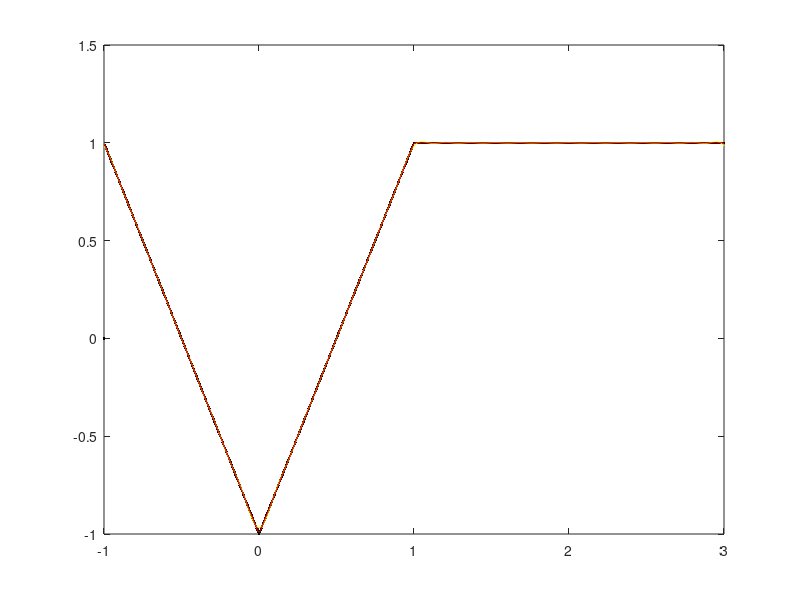
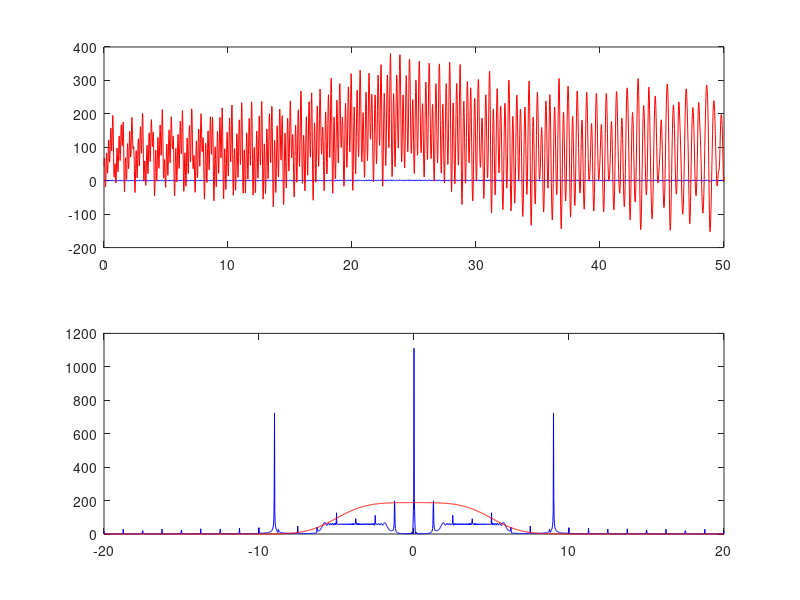
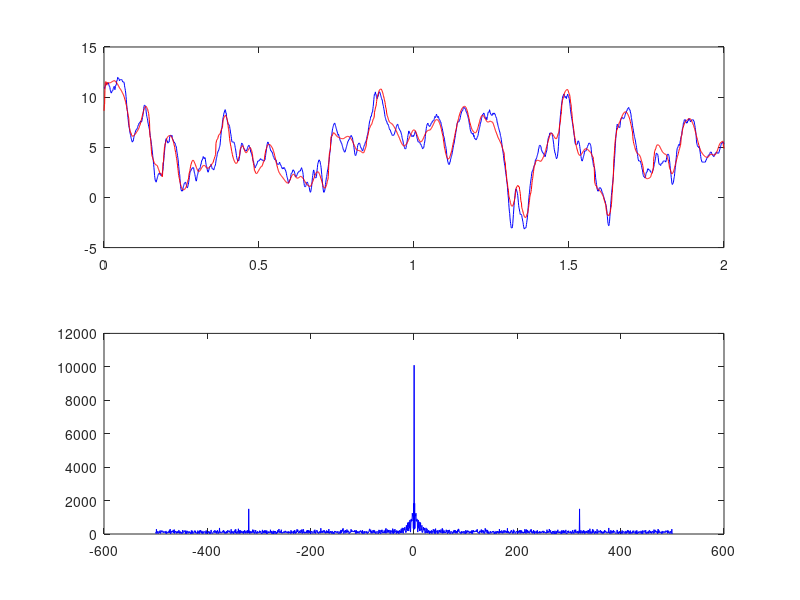

MATLAB code to generate these figures, in order:
%% zad 1
close all; clc; clear;

Fs=200;
t=-1:1/Fs:3;

x=-(2*(1-abs(t))-1).*(abs(t)<1)+1.0*(t>=1);

a0=2/4;
FX=a0*ones(size(t));

for n=1:80
   %funkcja nie jest ani parzysta ani nieparzysta
   an=1/2*((4*pi*n*sin((pi*n)/2)+16*cos((pi*n)/2)-16)/(pi^2*n^2)+(2*(sin((3*pi*n)/2)-sin((pi*n)/2)))/(pi*n));
   bn=1/2*(-(2*(cos((3*pi*n)/2)-cos((pi*n)/2)))/(pi*n));
   
   FX=FX+an*cos(n*pi*t/2)+bn*sin(n*pi*t/2);
   
   if n==25
       FX25=FX;
   end
   
end

plot(t,x,'.k',t,FX25,'y',t,FX,'r');

%% zad 2
close all; clc; clear;

Fs=40;
t=0:1/Fs:50;

xa=sqrt(3)/2*sin(2*pi*t.*(-3.5/80*t+6));
xb=0.6*(1-abs(t-24)/10).*(abs(t-24)<10);
xc=(0.3/40*t+0.6).*sin(2*pi*t*9);
xd=0.9*mod(t,0.8)/0.8;

%szum impulsowy
x1=0.85*exp(-(t.^2)/(2*0.02^2));
%trojkat
x2=0.5*(1-abs(t-0.4)/0.2).*(abs(t-0.4)<0.2);

xe=conv(x1,x2,'same');

x=xa+xb+xc+xd+xe;

FT=fftshift(fft(x));
WA=abs(FT);
f=linspace(-Fs/2,Fs/2,length(t));

LP=1.0*(abs(f)<=5);
f0=1.5;
GaussS=exp(-f.^2/(2*f0^2));
Gauss=conv(LP,GaussS,'same');
x_n=ifft(ifftshift(Gauss.*FT));

figure;
subplot(211),plot(t,x,'b',t,x_n,'r');
subplot(212),plot(f,WA,'b',f,Gauss,'r');

figure;
subplot(221),plot(t,xa);
subplot(222),plot(t,xb);
subplot(223),plot(t,xc);
subplot(224),plot(t,xd);

%% zad 3
close all;clc;clear;
a=load('szum_108.txt');
%niezaszumiony
x=a(:,1)';
%zaszumiony
xs=a(:,2)';
Fs=1000;
t=linspace(0,length(x)/Fs,length(x));

ocena=@(x,y) sqrt((1/length(t)*sum((x(:)-y(:)).^2)));
blad=zeros(30,4);

for k=1:30
    N=2*k+1;
    
    x1=conv(xs,ones(1,N)/N, 'same');
    
    N2=floor(N/2);
    LP=exp(-(-N2:N2).^2/(2*(N2/4).^2));
    LP=LP/sum(LP(:));
    x2=conv(xs,LP,'same');
    
    x3=medfilt1(xs,N);
    
    x4=wiener2(xs,[1,N]);
    
    %połączenia różnych filtrów dla lepszego wyniku
    x5=wiener2(medfilt1(wiener2(xs,[1,N]),N),[1,N]);
    x6=wiener2(wiener2(medfilt1(xs,N),[1,N]),[1,N]);
    x7=medfilt1(medfilt1(medfilt1(xs,N),N),N);

    blad(k,1)=ocena(x,x3);
    blad(k,2)=ocena(x,x4);
    blad(k,3)=ocena(x,x5);
    blad(k,4)=ocena(x,x7);
end

%plot(blad);
%legend;

%wychodzi na to że najlepszy jest:
%wiener2(medfilt1(wiener2(y,[1,N]),N),[1,N]) dla k=8

N=2*8+1;
W=wiener2(medfilt1(wiener2(xs,[1,N]),N),[1,N]);
L2=ocena(x,W);

FT=fftshift(fft(xs));
WA=abs(FT);
f=linspace(-Fs/2,Fs/2,length(t));

subplot(211), plot(t,x,'b',t,W,'r');
subplot(212), plot(f,WA,'b');
L2